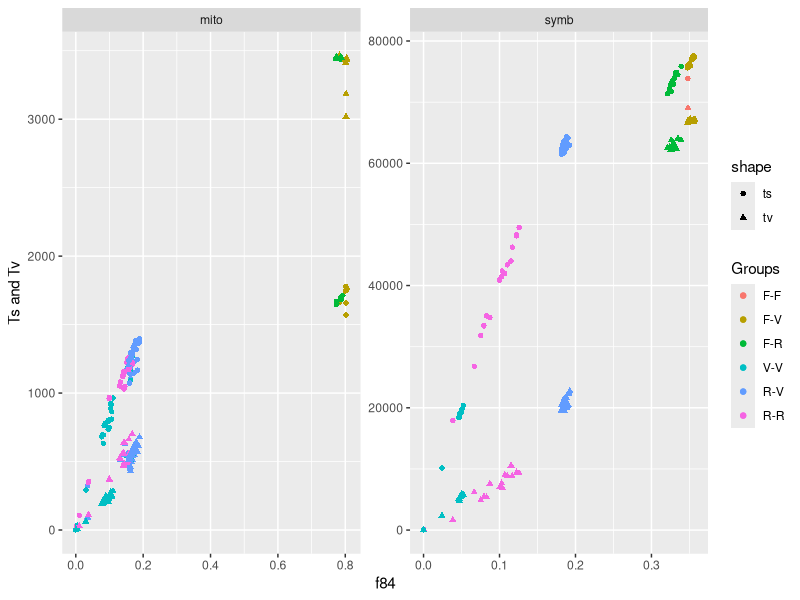
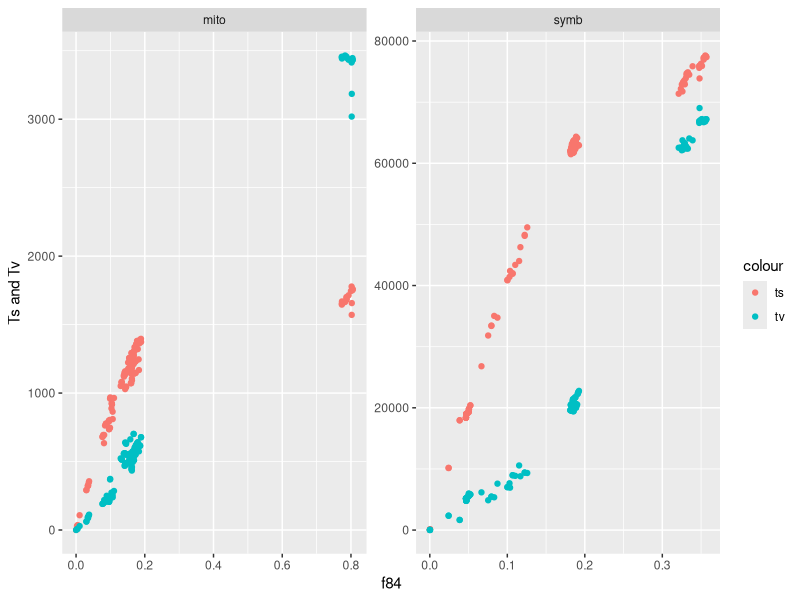
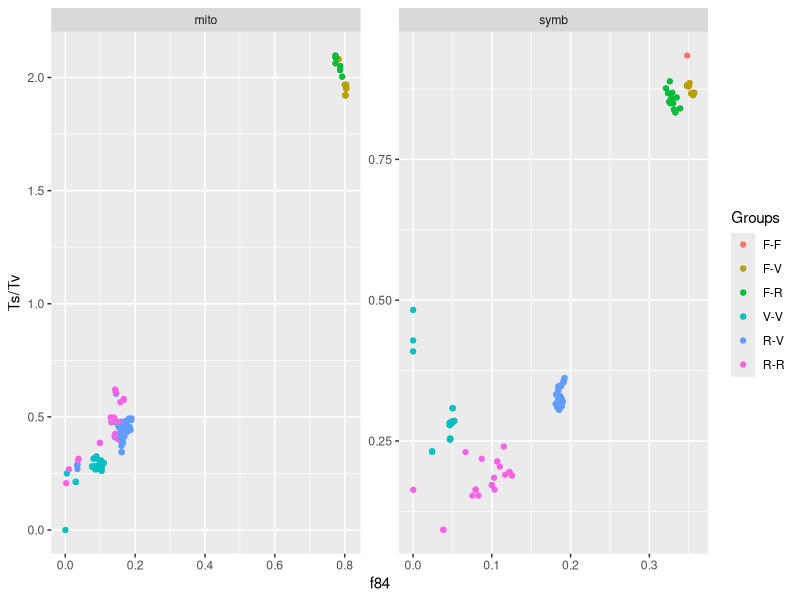
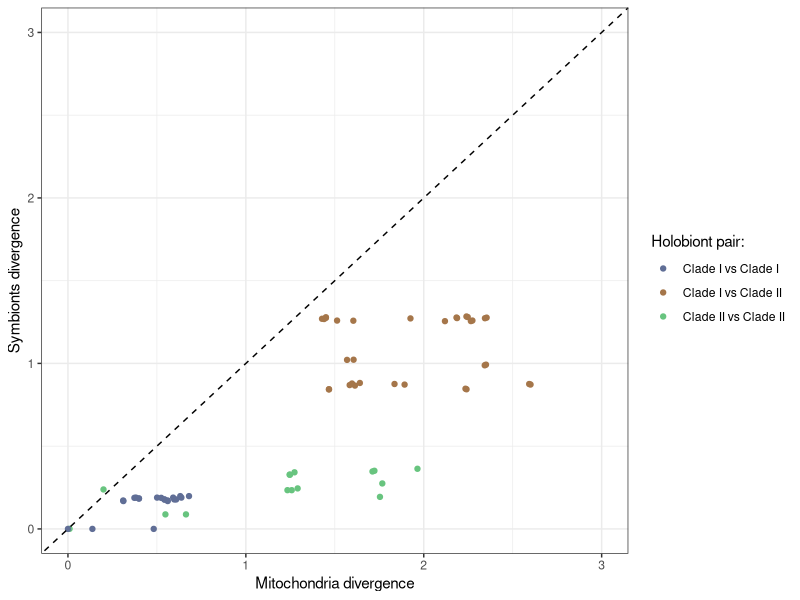
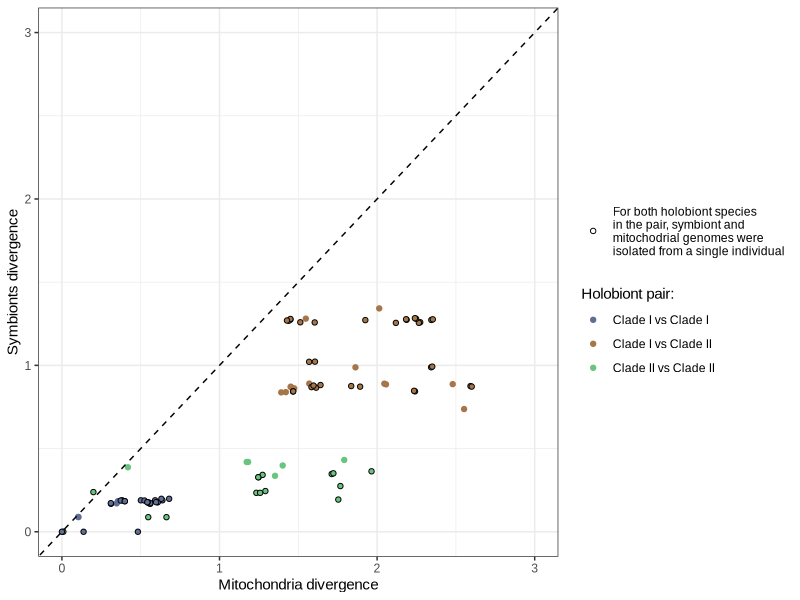
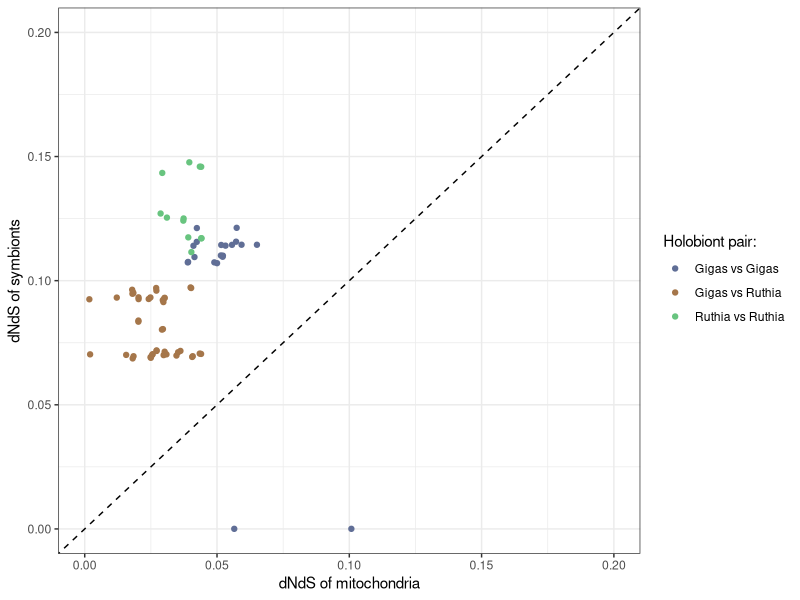
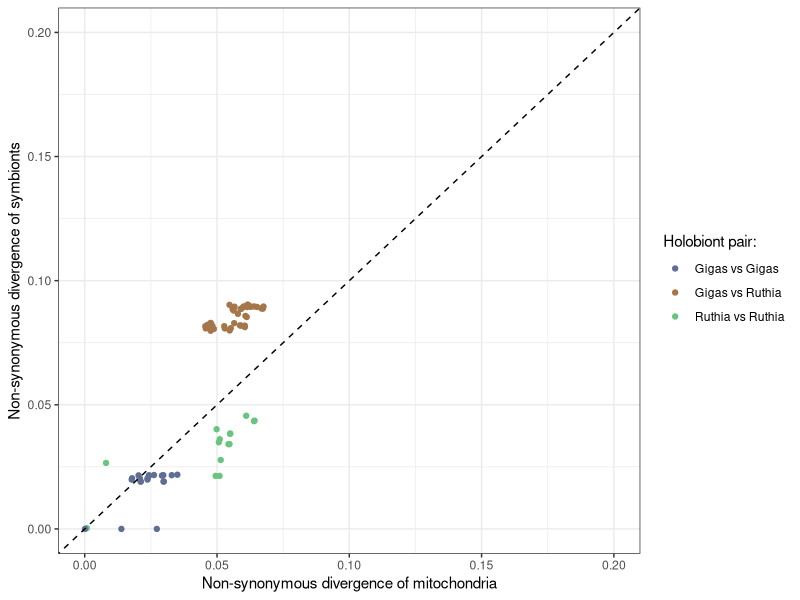
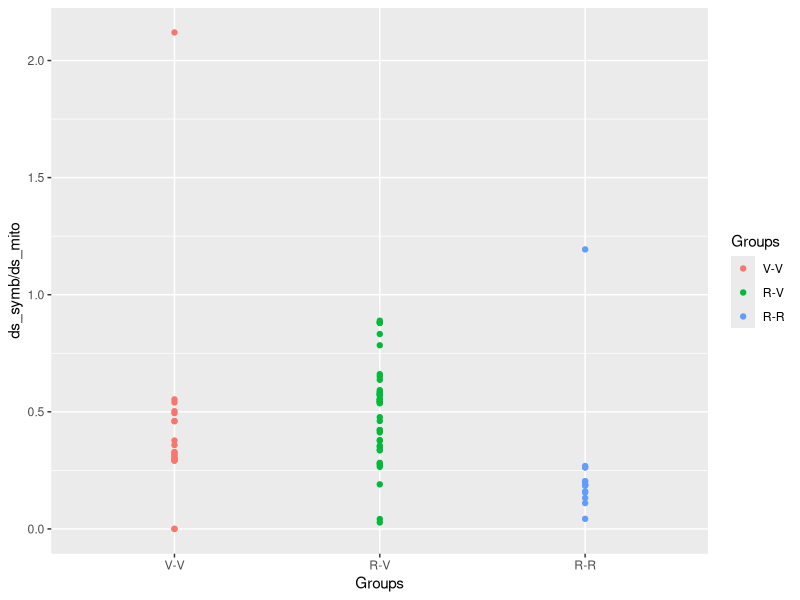

These figures' R source, in order:
## ---- chunk 1
knitr::opts_chunk$set(echo = TRUE)
setwd('./')
setwd("/Users/maeperez/Desktop/VesicSymb_Evolution/dowstream_analyses_and_data")
library('ggplot2')
library(RColorBrewer)
library(dplyr)
library(reshape2)
library("data.table")
library(gridExtra)
library(grid)
R.version
file.path(R.home("bin"), "R")
Sys.getenv('R_HOME')
## ---- chunk 2
path='./'
wide<-read.csv('./dsNuclMito_results.txt',header=T,sep='\t')
Pair=as.factor(wide$X)
wide$X<-NULL
wide$Pair=Pair
# wide=as.data.table(wide)
wide %>% head()
wide$Groups=factor(wide$Groups, level=c('F-F','F-V','F-R','V-V','R-V','R-R'))
known_isolates=c('diagonalis',  'rectimargo', 'gigas1', 'phaseoliformis', 'extenta', 'soyoae1', 'soyoae2', 'gigas2', 'pliocardia', 'fausta',  'southwardae', 'pacifica', 'marissinica')

wide$sameIsolate=as.numeric(strsplit(as.character(wide$Pair),split = "-") %>% sapply( ., "[", 2 ) %in% known_isolates & strsplit(as.character(wide$Pair),split = "-") %>% sapply( ., "[", 1 ) %in% known_isolates)
str(wide)

long=data.table::melt(setDT(wide), id.vars = c('Groups','Pair','sameIsolate'),
          measure.vars = list(c(1,4), c(2,5), c(3,6), c(12,13),c(8,10),c(9,11)),
          variable.name='genome',
          value.name=c('dnds','ds','dn','f84','ts','tv'))

# long=data.table::melt(setDT(wide),id.vars=c('Groups','Pair','sameIsolate'),
#             measure.vars = patterns("dnds_", "ds_","dn_","transition_","transversion_","f84_"),
#             variable.name = 'genome',
#             value.name=c('dnds','ds','dn','ts','tv','f84'),
#             variable.factor = T)

str(long)
long$genome= ifelse(long$genome == 1,'mito','symb')
summary(long)
long$Pair=as.factor(long$Pair)
long$genome=as.factor(long$genome)
long %>% tail()
## ---- chunk 3
# TSTV vs dS in mito and symb

ggplot(long, aes(color=Groups))+
  geom_point(aes(x=f84,y=ts,shape='ts'))+
  geom_point(aes(x=f84,y=tv,shape='tv'))+
  facet_wrap(genome~., scales='free')+
  ylab('Ts and Tv')
# TS/TV free-living close to equal; indicates saturation


ggplot(long)+
  geom_point(aes(x=f84,y=ts,color='ts'))+
  geom_point(aes(x=f84,y=tv,color='tv'))+
  facet_wrap(genome~., scales='free')+
  ylab('Ts and Tv')


ggplot(long)+
  geom_point(aes(x=f84,y=tv/ts,color=Groups))+
  facet_wrap(genome~., scales='free')+
  ylab('Ts/Tv')
## ---- chunk 4
wide %>% head

colors=list(Ve='#606E96',Ru='#68C47F',FL='#E1A79E')

### Symbiont vs mitochondrial divergence highlighting pairs of genomes issued from the same individual hosts, respectively ###

ds_plot=ggplot(subset(wide, Groups %in% c('V-V','R-V','R-R') & sameIsolate == 1),
       aes(x=ds_mito,y=ds_symb,color=Groups))+
  geom_point()+
  geom_abline(slope=1, linetype=2 )+
  scale_x_continuous(limits=c(0,3),name = "Mitochondria divergence")+
  scale_y_continuous(limits=c(0,3), name="Symbionts divergence")+
  scale_color_manual(name="Holobiont pair:",labels=c("Clade I vs Clade I", "Clade I vs Clade II", "Clade II vs Clade II"),values=c('#606E96','#A5764A','#68C47F'))+
  theme_bw()

ds_plot


#### Plot as in manuscript ####

ds_plot=ggplot(data=subset(wide, Groups %in% c('V-V','R-V','R-R') &sameIsolate==1),aes(x=ds_mito,y=ds_symb))+
  # geom_point(data=subset(wide, Groups %in% c('V-V','R-V','R-R') & sameIsolate==0),size=2,shape=19,aes(color=Groups))+
  # geom_point(data=subset(wide, Groups %in% c('V-V','R-V','R-R') & sameIsolate==1),size=2,color='black',shape=21,aes(fill=Groups,shape=factor(sameIsolate)))+
    geom_point(data=subset(wide, Groups %in% c('V-V','R-V','R-R') & sameIsolate==0),aes(x=ds_mito,y=ds_symb,color=Groups,fill=Groups))+
  geom_point(data=subset(wide, Groups %in% c('V-V','R-V','R-R') & sameIsolate==1),aes(x=ds_mito,y=ds_symb,fill=Groups, shape='symb'))+
  geom_abline(slope=1, linetype=2 )+
  scale_x_continuous(limits=c(0,3),name = "Mitochondria divergence")+
  scale_y_continuous(limits=c(0,3), name="Symbionts divergence")+
  scale_fill_manual(name="Holobiont pair:",labels=c("Clade I vs Clade I", "Clade I vs Clade II", "Clade II vs Clade II"),values=c('#606E96','#A5764A','#68C47F'),guide=F)+
  scale_color_manual(name="Holobiont pair:",labels=c("Clade I vs Clade I", "Clade I vs Clade II", "Clade II vs Clade II"),values=c('#606E96','#A5764A','#68C47F'))+
    scale_shape_manual(values=c(21), labels=c('For both holobiont species\nin the pair, symbiont and\nmitochodrial genomes were\nisolated from a single individual'),name='')+
  theme_bw()+
  theme(text=element_text( family="Arial"))

ds_plot

ggsave(file=paste0('figures/plot_dsNuclMito_',format(Sys.time(), "%F-%H%M"),'.svg'),plot=ds_plot,width=5,height=2.665,units='in',dpi=600,device='svg')
## ---- chunk 5
### Less dnds selection in the symbionts than mitochondria
dnds_plot=ggplot(subset(wide, Groups %in% c('V-V','R-V','R-R') & sameIsolate == 1),
       aes(x=dnds_mito,y=dnds_symb,color=Groups))+
  geom_point()+
  # geom_smooth(method='lm',se=F,formula = y ~ x)+
  geom_abline(slope=1, linetype=2 )+
  scale_x_continuous(limits=c(0,0.2),name = "dNdS of mitochondria")+
  scale_y_continuous(limits=c(0,0.2), name="dNdS of symbionts")+
  scale_color_manual(name="Holobiont pair:",labels=c("Gigas vs Gigas", "Gigas vs Ruthia", "Ruthia vs Ruthia"),values=c('#606E96','#A5764A','#68C47F'))+
  theme_bw()
dnds_plot

### Less purifyig selection in the symbionts than mitochondria
dn_plot=ggplot(subset(wide, Groups %in% c('V-V','R-V','R-R') & sameIsolate == 1),
       aes(x=dn_mito,y=dn_symb,color=Groups))+
  geom_point()+
  # geom_smooth(method='lm',se=F,formula = y ~ x)+
  geom_abline(slope=1, linetype=2 )+
  scale_x_continuous(limits=c(0,0.2),name = "Non-synonymous divergence of mitochondria")+
  scale_y_continuous(limits=c(0,0.2), name="Non-synonymous divergence of symbionts")+
  scale_color_manual(name="Holobiont pair:",labels=c("Gigas vs Gigas", "Gigas vs Ruthia", "Ruthia vs Ruthia"),values=c('#606E96','#A5764A','#68C47F'))+
  theme_bw()
dn_plot  

## ---- chunk 6
levels(long$genome)
wilcox.test(ds~genome,data=long,alternative = 'greater')
?wilcox.test
## ---- chunk 7
ggplot(subset(wide, Groups %in% c('V-V','R-V','R-R') & sameIsolate == 1))+
  geom_point(aes(x=Groups,y=ds_symb/ds_mito,color=Groups))

dat=subset(wide, Groups %in% c('V-V','R-R') & sameIsolate == 1)
dat$ratio=dat$ds_symb/dat$ds_mito
library(coin)
# install.packages('coin')
oneway_test(ratio~Groups,data=dat,distribution="exact") # permutation test

wilcox.test(ratio~Groups,data=dat,alternative = 'greater')

## ---- chunk 8
# Difference mito/symb
ggplot(wide)+
  geom_jitter(aes(x=Groups,y=ds_mito-ds_symb,color=Groups))

# quotien mito/symb
ggplot(wide)+
  geom_jitter(aes(x=Groups,y=ds_symb/ds_mito,color=Groups))

## ---- chunk 9
##
ggplot(long, aes(x=ds,y=dnds,color=genome))+
  geom_point(aes(shape=Groups))

ggplot(long, aes(x=ds,y=dnds,color=Groups))+
  geom_point(aes(shape=genome))

dnds_plot=ggplot(subset(wide, Groups %in% c('V-V','R-V','R-R')))+
  geom_point(aes(x=ds_mito,y=dnds_mito,color=Groups, shape='mito'))+
  geom_point(aes(x=ds_symb,y=dnds_symb,color=Groups, shape='symb'))+
  scale_x_continuous(limits=c(0,4),name = "Divergence between pairs")+
  scale_y_continuous(limits=c(0,0.25), name="Genome-wide \u03C9")+
  scale_color_manual(name="Holobiont pair:",labels=c("Gigas vs Gigas", "Gigas vs Ruthia", "Ruthia vs Ruthia"),values=c('#606E96','#A5764A','#68C47F'))+
  scale_shape_manual(values=c(21,19), labels=c('mitochondria','symbionts'),name='')+
  theme_bw()
dnds_plot
